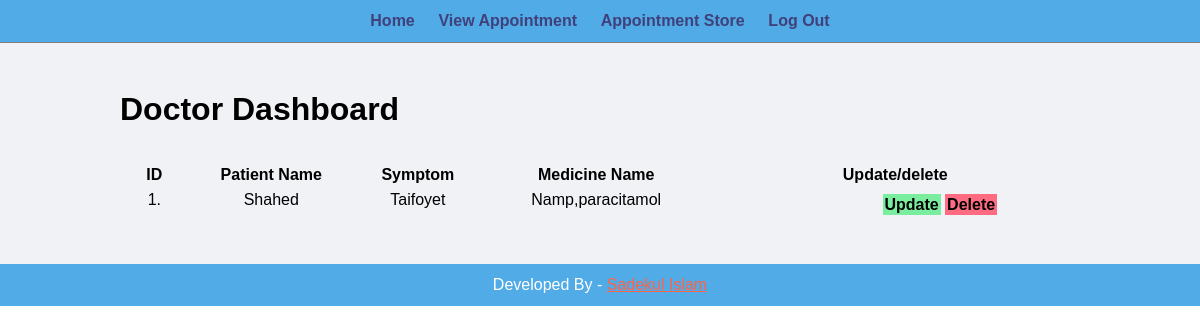
Page /doctor/appointment_search.php (signed in) on the committed database.
### tables this page shows
CREATE TABLE `appointment_store` (
  `store_id` int(11) NOT NULL,
  `doctor_id` int(11) NOT NULL,
  `doctor_name` varchar(100) NOT NULL,
  `patient_name` varchar(100) NOT NULL,
  `symptom` varchar(100) NOT NULL,
  `medicine_name` varchar(255) NOT NULL
);

### doctor/appointment_search.php (the view)
<?php include('includes/header.php'); ?>
<div class="manage">
    <div class = "wrapper">
        <h1>Doctor Dashboard</h1>
        <br>
        <br>
        <table class="tbl-full">
                <tr>
                    <th>ID</th>
                    <th>Patient Name</th>
                    <th>Symptom</th>
                    <th>Medicine Name</th>
                    <th>Update/delete</th>
                </tr>
                <?php
                if(isset($_SESSION['email_name']))
                {
                    $email_name=$_SESSION['email_name'];
                    $get_pro="select * from doctors where email_name='$email_name'";
                    $res = mysqli_query($con,$get_pro);
                    $count= mysqli_num_rows($res);
                    if($count>0){
                        while($row=mysqli_fetch_assoc($res)){
                            $doctor_id=$row['doctor_id'];
                        $get_pro1="select * from appointment_store where doctor_id='$doctor_id'";
                        $res1 = mysqli_query($con,$get_pro1);
                        while($row1=mysqli_fetch_array($res1)){
                                $store_id=$row1['store_id'];
                                $patient_name=$row1['patient_name'];
                                $symptom=$row1['symptom'];
                                $medicine_name=$row1['medicine_name'];
                        }
                            }
                        }
                        ?>
                            <tr>
                                <td style="width: 80px;text-align: center;"><?php echo  $store_id; ?>. </td>
                                <td style="width: 200px;text-align: center;"><?php echo $patient_name; ?></td>
                                <td style="width: 140px;text-align: center;"><?php echo $symptom; ?></td>
                                <td style="width: 260px;text-align: center;"><?php echo $medicine_name; ?></td>
                                <td style="width: 240px; padding-left: 170px; padding-top: 10px;">
                                        <a href="<?php echo SITEURL; ?>doctor/appointment_store_update.php?store_id=<?php echo $store_id; ?>" class="btn-update">Update</a>
                                        <a href="<?php echo SITEURL; ?>doctor/appointment_store_delete.php?store_id=<?php echo $store_id; ?>" class="btn-delete">Delete</a>
                                </td>
                            </tr>
                        <?php
                    }
                    else{
                        echo "No patient";
                    }
                ?>
        </table>
    </div>
</div>
<?php include('includes/footer.php'); ?>

### css-backend/style.css (style rules this page uses)
* { margin: 0; padding: 0; font-family: Arial, Helvetica, sans-serif; }
.wrapper { padding: 1%; width: 80%; margin: 0 auto; }
.tbl-full { width: 100%; }
.btn-update { background-color: #7bed9f; padding: 1%; color: black; text-decoration: none; font-weight: bold; }
.btn-delete { background-color: #ff6b81; padding: 1%; color: black; text-decoration: none; font-weight: bold; }
.manage { background-color: #f1f2f6; padding: 3% 0; }

### rows in the picture
appointment_store: store_id "1", patient_name "Shahed", symptom "Taifoyet", medicine_name "Namp,paracitamol"
